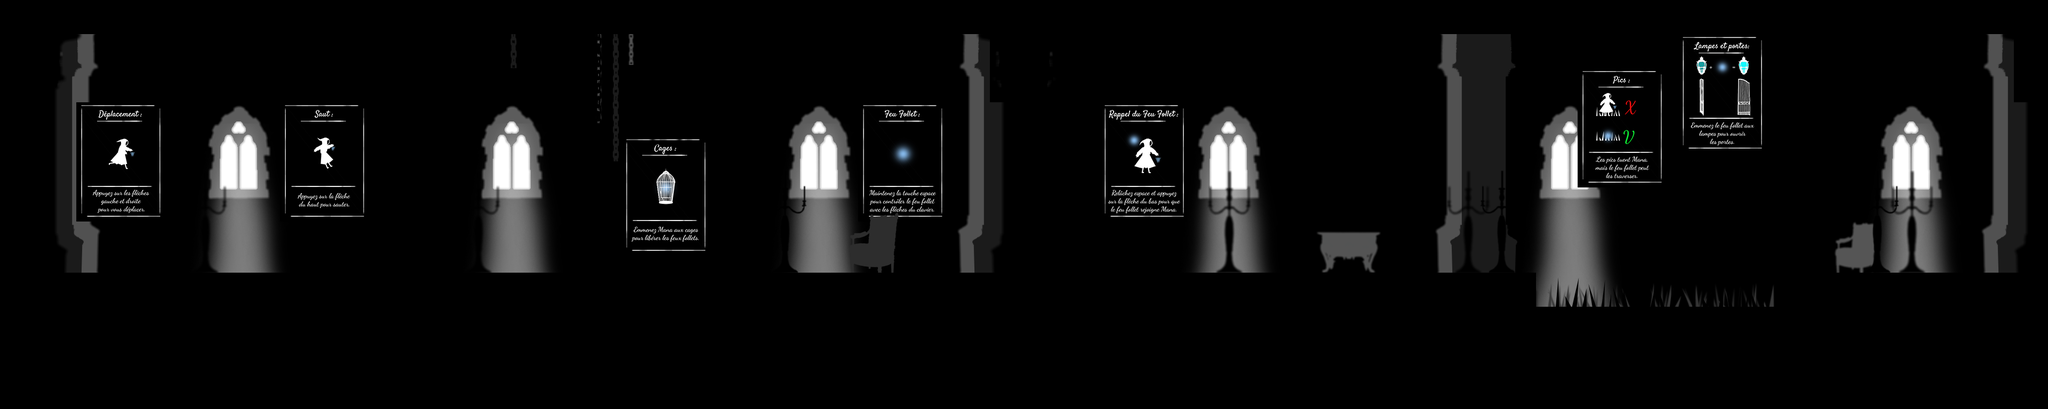

A 2D game scene composited from a Tiled map and its tileset images. What follows is a short description and the map's XML, with each tile layer's data collapsed to a summary:
An orthogonal 60x12 tile map with 64x64 px tiles, 10 tile layers (Plan3, Brume, Tuto, Plan2, ...), 5 tilesets and 24 objects (3x 2).

<map version="1.8" tiledversion="1.8.2" orientation="orthogonal" renderorder="right-down" width="60" height="12" tilewidth="64" tileheight="64" infinite="0" nextlayerid="28" nextobjectid="37">
 <editorsettings>
  <export target="tuto.json" format="json" />
 </editorsettings>
 <tileset firstgid="1" name="Tileset1" tilewidth="64" tileheight="64" tilecount="480" columns="30">
  <image source="../tilesets/Tileset1.png" width="1920" height="1080" />
 </tileset>
 <tileset firstgid="481" name="TilesetAP" tilewidth="64" tileheight="64" tilecount="480" columns="30">
  <image source="../tilesets/TilesetAP.png" width="1920" height="1080" />
 </tileset>
 <tileset firstgid="961" name="objets" tilewidth="140" tileheight="768" tilecount="14" columns="0">
  <grid orientation="orthogonal" width="1" height="1" />
  <tile id="15">
   <image width="70" height="70" source="../images/BG.png" />
  </tile>
  <tile id="16">
   <image width="51" height="98" source="../images/Cage.png" />
  </tile>
  <tile id="17">
   <image width="45" height="372" source="../images/Gate.png" />
  </tile>
  <tile id="18">
   <image width="124" height="370" source="../images/GateO.png" />
  </tile>
  <tile id="19">
   <image width="59" height="109" source="../images/Lampe.png" />
  </tile>
  <tile id="20">
   <image width="59" height="109" source="../images/LampeOn.png" />
  </tile>
  <tile id="21">
   <image width="124" height="124" source="../images/FF.png" />
  </tile>
  <tile id="22">
   <image width="23" height="317" source="../images/Next.png" />
  </tile>
  <tile id="23">
   <image width="23" height="309" source="../images/Prev.png" />
  </tile>
  <tile id="24">
   <image width="64" height="17" source="../images/Plateforme.png" />
  </tile>
  <tile id="25">
   <image width="64" height="768" source="../images/Save.png" />
  </tile>
  <tile id="26">
   <image width="140" height="140" source="../images/TN.png" />
  </tile>
  <tile id="27">
   <image width="43" height="36" source="../images/Death.png" />
  </tile>
  <tile id="28">
   <image width="30" height="400" source="../images/NextZone.png" />
  </tile>
 </tileset>
 <tileset firstgid="990" name="UI" tilewidth="500" tileheight="700" tilecount="7" columns="0">
  <grid orientation="orthogonal" width="1" height="1" />
  <tile id="0">
   <image width="500" height="700" source="../images/UI/TutoCages.png" />
  </tile>
  <tile id="1">
   <image width="500" height="700" source="../images/UI/TutoDeplacement.png" />
  </tile>
  <tile id="2">
   <image width="500" height="700" source="../images/UI/TutoFF.png" />
  </tile>
  <tile id="3">
   <image width="500" height="700" source="../images/UI/TutoJump.png" />
  </tile>
  <tile id="4">
   <image width="500" height="700" source="../images/UI/TutoPics.png" />
  </tile>
  <tile id="5">
   <image width="500" height="700" source="../images/UI/TutoPortes.png" />
  </tile>
  <tile id="6">
   <image width="500" height="700" source="../images/UI/TutoRappel.png" />
  </tile>
 </tileset>
 <tileset firstgid="997" name="TutoTileset" tilewidth="64" tileheight="64" tilecount="84" columns="21">
  <image source="../tilesets/TutoTileset.png" width="1344" height="256" />
 </tileset>
 <layer id="22" name="Plan3" width="60" height="12" offsetx="0" offsety="-6">
  <data>[720 cells, 175 non-empty, 46 distinct tile ids]</data>
 </layer>
 <layer id="23" name="Brume" width="60" height="12" offsetx="-30.303" offsety="-24.2424">
  <data>[720 cells, 168 non-empty, 28 distinct tile ids]</data>
 </layer>
 <layer id="26" name="Tuto" width="60" height="12">
  <data>[720 cells, 84 non-empty, 84 distinct tile ids]</data>
 </layer>
 <layer id="21" name="Plan2" width="60" height="12" offsetx="-34" offsety="0">
  <data>[720 cells, 143 non-empty, 53 distinct tile ids]</data>
 </layer>
 <layer id="1" name="Base" width="60" height="12">
  <data>[720 cells, 314 non-empty, 1 distinct tile ids]</data>
 </layer>
 <objectgroup id="9" name="PrevCam">
  <object id="1" gid="984" x="1861.73" y="506.515" width="23" height="309" />
 </objectgroup>
 <objectgroup id="8" name="NextCam">
  <object id="2" gid="983" x="1961.73" y="507.485" width="23" height="317" />
 </objectgroup>
 <objectgroup id="27" name="ToLvl1">
  <object id="36" gid="989" x="3779.67" y="524" width="30" height="400" />
 </objectgroup>
 <objectgroup id="10" name="Plateformes">
  <object id="10" gid="985" x="2977.09" y="436.273" width="64" height="17" />
  <object id="25" gid="985" x="1022" y="343" width="64" height="17" />
  <object id="26" gid="985" x="884" y="463" width="64" height="17" />
 </objectgroup>
 <objectgroup id="11" name="DeathZone">
  <object id="3" gid="988" x="2894.15" y="566.485" width="43" height="36" />
  <object id="4" gid="988" x="2957.79" y="566.485" width="43" height="36" />
  <object id="5" gid="988" x="3018.39" y="563.455" width="43" height="36" />
  <object id="6" gid="988" x="3085.06" y="563.455" width="43" height="36" />
  <object id="7" gid="988" x="3145.67" y="563.455" width="43" height="36" />
  <object id="8" gid="988" x="3221.42" y="560.424" width="43" height="36" />
  <object id="9" gid="988" x="3272.94" y="563.455" width="43" height="36" />
 </objectgroup>
 <objectgroup id="12" name="TrouN">
  <object id="24" gid="987" x="2462" y="209.334" width="140" height="140" />
 </objectgroup>
 <objectgroup id="13" name="Checkpoints">
  <object id="23" gid="986" x="2006" y="768" width="64" height="768" />
 </objectgroup>
 <objectgroup id="14" name="FeuFollets">
  <object id="22" gid="982" x="1086" y="340" width="78" height="80" />
 </objectgroup>
 <objectgroup id="15" name="Cages">
  <object id="21" gid="977" x="1097" y="341" width="51" height="98" />
 </objectgroup>
 <objectgroup id="20" name="GateOpen">
  <object id="19" name="2" gid="979" x="3690" y="537" width="124" height="370" />
 </objectgroup>
 <objectgroup id="17" name="LampesOn">
  <object id="14" gid="981" x="3234.33" y="488.333" width="59" height="109" />
 </objectgroup>
 <objectgroup id="16" name="LampFx">
  <object id="15" gid="981" x="3235" y="488.333" width="59" height="109" />
 </objectgroup>
 <objectgroup id="18" name="Lampes">
  <object id="11" name="2" gid="980" x="3234.64" y="488.333" width="59" height="109" />
 </objectgroup>
 <objectgroup id="19" name="Gates">
  <object id="18" name="2" gid="978" x="3760" y="556" width="45" height="372" />
 </objectgroup>
 <layer id="3" name="piquesP3" width="60" height="12">
  <data>[720 cells, 7 non-empty, 3 distinct tile ids]</data>
 </layer>
 <layer id="2" name="piquesP2" width="60" height="12">
  <data>[720 cells, 7 non-empty, 3 distinct tile ids]</data>
 </layer>
 <layer id="4" name="Plan1" width="60" height="12">
  <data>[720 cells, 115 non-empty, 48 distinct tile ids]</data>
 </layer>
 <layer id="5" name="Plan0" width="60" height="12">
  <data>[720 cells, 43 non-empty, 13 distinct tile ids]</data>
 </layer>
 <objectgroup id="6" name="Grain">
  <object id="27" gid="976" x="5" y="73" width="70" height="70" />
  <object id="28" gid="976" x="1925" y="73" width="70" height="70" />
 </objectgroup>
 <layer id="7" name="Cachemisere" width="60" height="12">
  <data>[720 cells, 310 non-empty, 1 distinct tile ids]</data>
 </layer>
</map>
